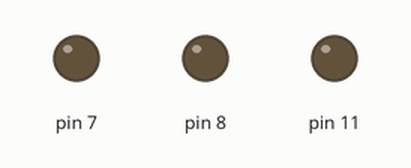
Recording of a sketch running on a simulated Arduino Uno, built with avr-gcc and run on an emulated ATmega328P. On the bench: output pins drawn as LEDs (lit = HIGH).

Above: at 0.05 s.
At 0.75 s:
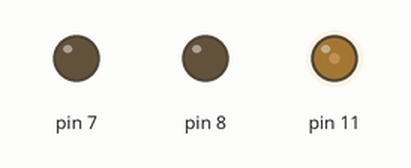
At 1.0 s:
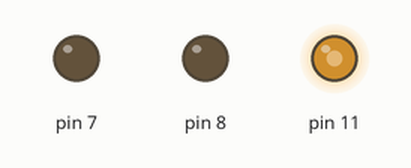
At 1.5 s:
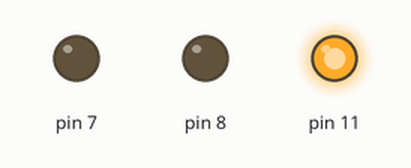
Timing chart, 0 to 3.5 s (numbered marks = the images above):
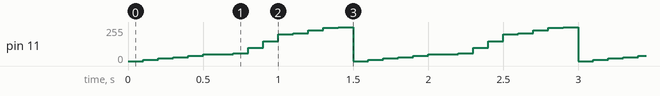

The sketch:

hello-world.ino
```cpp
void setup() {
  pinMode(7, OUTPUT);
  pinMode(8, OUTPUT);
  pinMode(11, OUTPUT);
}

void loop() {
  // digitalWrite(7, HIGH);  // LED ON
  // delay(250);
  // digitalWrite(7, LOW);  // LED OFF
  // delay(250);

  // digitalWrite(8, HIGH);  // LED ON
  // delay(250);
  // digitalWrite(8, LOW);  // LED OFF
  // delay(250);

  // digitalWrite(8, HIGH);  // LED ON
  // delay(250);
  // digitalWrite(8, LOW);  // LED OFF
  // delay(250);

  // digitalWrite(11, HIGH);  // LED ON
  analogWrite(11, 0);  // LED ON
  delay(100);
  analogWrite(11, 10);  // LED ON
  delay(100);
  analogWrite(11, 20);  // LED ON
  delay(100);
  analogWrite(11, 30);  // LED ON
  delay(100);
  analogWrite(11, 40);  // LED ON
  delay(100);
  analogWrite(11, 50);  // LED ON
  delay(100);
  analogWrite(11, 50);  // LED ON
  delay(100);
  analogWrite(11, 60);  // LED ON
  delay(100);
  analogWrite(11, 100);  // LED ON
  delay(100);
  analogWrite(11, 150);  // LED ON
  delay(100);
  analogWrite(11, 200);  // LED ON
  delay(100);
  analogWrite(11, 210);  // LED ON
  delay(100);
  analogWrite(11, 230);  // LED ON
  delay(100);
  analogWrite(11, 250);  // LED ON
  delay(100);
  analogWrite(11, 255);  // LED ON
  delay(100);
  // digitalWrite(11, LOW);  // LED OFF
  // delay(250);

  // digitalWrite(11, HIGH);  // LED ON
  // delay(250);
  // digitalWrite(11, LOW);  // LED OFF
  // delay(250);

  // digitalWrite(11, HIGH);  // LED ON
  // delay(250);
  // digitalWrite(11, LOW);  // LED OFF
  // delay(250);
}
```

Measured:
- by itself, pin 11: repeats every 1.5 s: 20/255 0.10 s, 30/255 0.10 s, 40/255 0.10 s, 50/255 0.20 s, 60/255 0.10 s, 100/255 0.10 s, 150/255 0.10 s, 200/255 0.10 s, 210/255 0.10 s, 230/255 0.10 s, 250/255 0.10 s, 255/255 0.10 s, 0/255 0.10 s, 10/255 0.10 s
